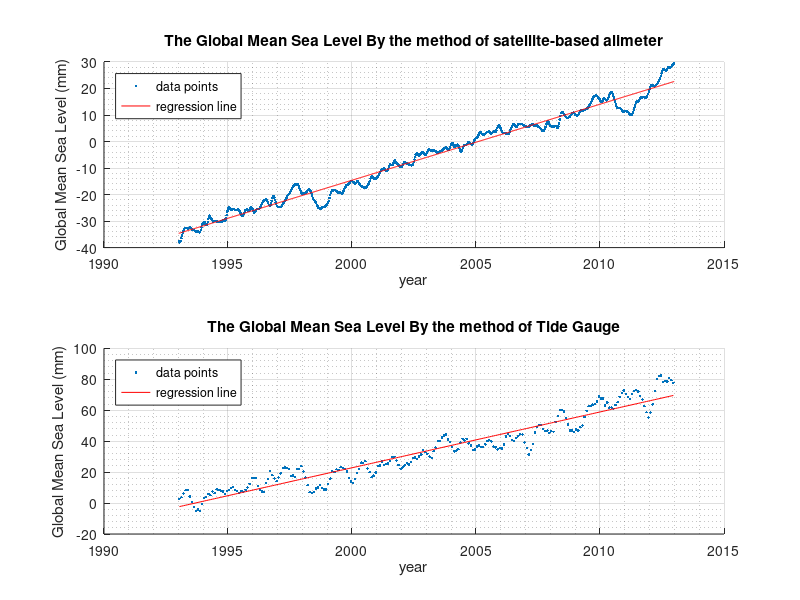

Here is the MATLAB script that generated this plot:
%%%%%%%%%%%%%%%%%%%%%%%%%%%%%%%%%%%%%%%%%%%%%%%%%%%%%%%%%%%%%%%%%%%%%
% ENGR 132 
% Program Description 
%   This program manipulates the data that is targeted to figure out 
%   the global mean sea level which is a indicator of the sea level 
%   rise. Specifically, the program compares the regression lines of 
%   the data points of two different measurement methods: tide gauge 
%   and satellite-based altimeters.
% Assigment Information
%   Assignment:     PS 04, Problem 3
%   Author:         Tomoki Koike, koike@purdue.edu
%   Team ID:        008-02
%  	Contributor:    no contributor
%   My contributor(s) helped me:	
%     [ ] understand the assignment expectations without
%         telling me how they will approach it.
%     [ ] understand different ways to think about a solution
%         without helping me plan my solution.
%     [ ] think through the meaning of a specific error or
%         bug present in my code without looking at my code.
%%%%%%%%%%%%%%%%%%%%%%%%%%%%%%%%%%%%%%%%%%%%%%%%%%%%%%%%%%%%%%%%%%%%%


%% ____________________
%% INITIALIZATION

% Importing the two datas
tideGaugeData = csvread('Data_CSIRO_gmsl_mo_2013.csv', 1,0);   
                               % tide gauge 
altmData = load('Data_NASA_altimeter_gmsl_meas.txt');
                               % altimeter

% Setting the relevant columns in the data as column vectors
TG_year = tideGaugeData(:,1);  % The year columns of the time 
                               % gauge data
TG_gmsl = tideGaugeData(:,2);  % The GMSL columns of the time 
                               % gauge data
altm_year = altmData(:,2);     % The year columns of the satellite
                               % -based altimeter data
altm_gmsl = altmData(:,5);     % The GMSL columns of the satellite
                               % -based altimeter data

% Manipulating the column vectors to find the data corresponding the 
% 1993 to 2013 time span
% tide gauge
TG93_13_year = TG_year(1993<=TG_year & TG_year<=2013);
TG93_13_index = find(1993<=TG_year & TG_year<=2013);
TG93_13_gmsl = TG_gmsl(TG93_13_index);
% satellite-based altimeter
altm93_13_year = altm_year(1993<=altm_year & altm_year<=2013);
altm93_13_index = find(1993<=altm_year & altm_year<=2013);
altm93_13_gmsl = altm_gmsl(altm93_13_index);

%% ____________________
%% CALCULATIONS

% Computing the best fit regression line for each of the data set, and
% calculating the SSE, SST, and coefficient of determination
% tide gauge 
TG_pFit = polyfit(TG93_13_year,TG93_13_gmsl,1);
TG_pVal = polyval(TG_pFit,TG93_13_year);
TG_pVal_a = TG_pFit(1,1);
TG_pVal_b = TG_pFit(1,2);
TG_gmsl_mean = mean(TG93_13_gmsl);
TG_SSE = sum((TG93_13_gmsl - TG_pVal).^2);
TG_SST = sum((TG93_13_gmsl - TG_gmsl_mean).^2);
TG_rSquare = 1 - TG_SSE / TG_SST;
% Satellite-based altimeter 
altm_pFit = polyfit(altm93_13_year,altm93_13_gmsl,1);
altm_pVal = polyval(altm_pFit,altm93_13_year);
altm_pVal_a = altm_pFit(1,1);
altm_pVal_b = altm_pFit(1,2);
altm_gmsl_mean = mean(altm93_13_gmsl);
altm_SSE = sum((altm93_13_gmsl - altm_pVal).^2);
altm_SST = sum((altm93_13_gmsl - altm_gmsl_mean).^2);
altm_rSquare = 1 - altm_SSE / altm_SST;


%% ____________________
%% FIGURE DISPLAY

% The plotting of the graph for the tide gauge data 
figure
subplot(2,1,2)
scatter(TG93_13_year,TG93_13_gmsl,".b")
title("The Global Mean Sea Level By the method of Tide Gauge")
xlabel("year")
ylabel("Global Mean Sea Level (mm)")
grid on
grid minor 
hold on 
plot(TG93_13_year,TG_pVal,"-r")
legend('data points','regression line','location','northwest')
hold off 
% Plotting the scattered data points and the regression model
% for the satellite-based altimeter
subplot(2,1,1)
scatter(altm93_13_year,altm93_13_gmsl,".b")
title("The Global Mean Sea Level By the method of satellite-based alimeter")
xlabel("year")
ylabel("Global Mean Sea Level (mm)")
grid on
grid minor 
hold on 
plot(altm93_13_year,altm_pVal,"-r")
legend('data points','regression line','location','northwest')
hold off 

%% ____________________
%% TEXT DISPLAY

% Displaying the results on the command window
fprintf("The regression model for the satellite-based altimeter measurement is y = %.4fx + %.4f .\n", altm_pVal_a, altm_pVal_b);
fprintf("The regression model for the tide gauge measurement is y = %.4fx + %.4f .\n", TG_pVal_a, TG_pVal_b);
fprintf("The SSE for the satellite-based altimeter measurement is %.4f .\n", altm_SSE);
fprintf("The SSE for the tide gauge measurement is %.4f .\n", TG_SSE);
fprintf("The SST for the satellite-based altimeter measurement is %.4f .\n", altm_SST);
fprintf("The SST for the tide gauge measurement is %.4f .\n", TG_SST);
fprintf("The coefficient of determinant of the satellite-based altimeter measurement is %.4f .\n", altm_rSquare);
fprintf("The coefficient of determinant of the tide gauge measurement is %.4f .\n", TG_rSquare);




%% ____________________
%% ANALYSIS

%% Q1
% Given the coefficient of determination from the data of each 
% measurements it is clear that both measurements have relatively 
% a highly accurate regression model. When comparing the two the 
% coefficient of determination of the satellite-based altimeter 
% is statistically accurate because its value is closer to 1.

%% Q2
% The variation of data is much more evident in the data set of the 
% tide gauge measurement becuase the coefficient of determination is 
% lower. This is because R^2 (coefficient of determination) is 
% specifically the ratio of data that are certain, and if that ratio
% is low the amount of variation is higher due to more deviation from
% the regresson model.

%% Q3
% From the slope of each regression model the tide gauge has a higher
% slope meaning that the tide gauge has a higher rate of global mean 
% sea level rise.

%% Q4
% By plugging in 2019 as the x-value for both regression models of 
% of the satellite-based altimeter and the tide gauge the estimation
% of the GMSL is possible. For the former the result is 39.8019 and 
% the for the latter the result is 91.4480. This shows the predicted 
% GMSL for the tide gauge is indicating three times  than that of the
% satellite-based altimeter.

%% ____________________
%% ACADEMIC INTEGRITY STATEMENT
% I have not used source code obtained from any other unauthorized
% source, either modified or unmodified.  Neither have I provided
% access to my code to another. The script I am submitting
% is my own original work.

